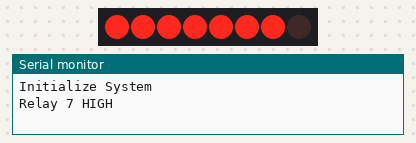
The sketch below on a simulated ESP32. Shown: 8 shift-register outputs drawn as a row of LEDs (first output left, lit = HIGH), the last lines printed to the serial monitor. Wiring (inferred from the names in the program): shift register (74HC595): data GPIO 25; shift clock GPIO 5; latch GPIO 18. Wiring (inferred from the signals the program sends): row of LEDs: on Q0, Q1, Q2, Q3, Q4, Q5, Q6, Q7.

Above: at 0.6 s.
At 11.6 s:
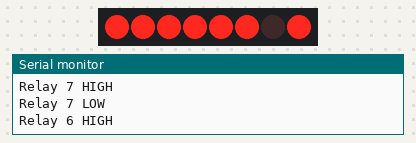
At 22.6 s:
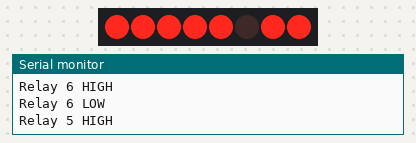
At 55.6 s:
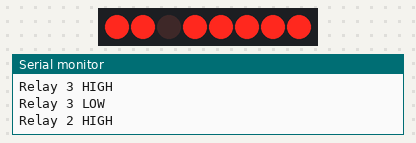
At 77.6 s:
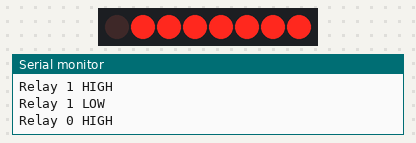
At 121.6 s:
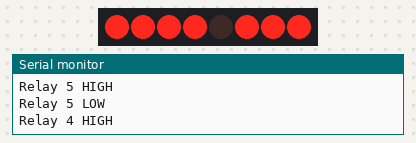
Timing chart, 0 to 123.1 s (numbered marks = the images above):
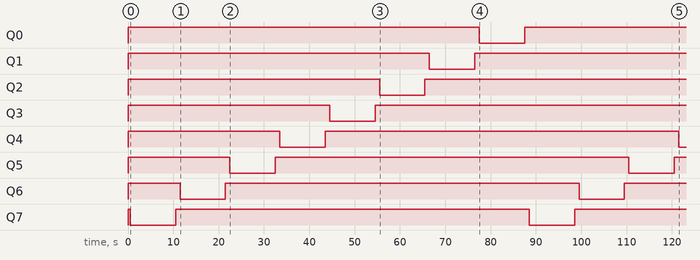

The sketch:

shift_register_.ino
```cpp
//Constants
#define number_of_74hc595s 1
#define numOfRegisterPins number_of_74hc595s * 8
#define SER_Pin 25
#define RCLK_Pin 18 //33
#define SRCLK_Pin 5 //32

//Variables
boolean registers [numOfRegisterPins];

void setup(){

Serial.begin(115200);

Serial.println(F("Initialize System"));

//Init register
pinMode(SER_Pin, OUTPUT);
pinMode(RCLK_Pin, OUTPUT);
pinMode(SRCLK_Pin, OUTPUT);

clearRegisters();
writeRegisters();
delay(500);

}


void loop(){
writeGrpRelay();

}


void clearRegisters(){     /* function clearRegisters */
for(int i = numOfRegisterPins-1; i >=   0; i--){
  registers[i] = HIGH;//LOW;
}}


void writeRegisters(){       /* function writeRegisters */
digitalWrite(RCLK_Pin, LOW);

 for(int i = numOfRegisterPins-1; i >=  0; i--){
  digitalWrite(SRCLK_Pin, LOW); int val = registers[i];
  digitalWrite(SER_Pin, val);
  digitalWrite(SRCLK_Pin, HIGH);
}
  digitalWrite(RCLK_Pin, HIGH);
}


void setRegisterPin(int index,int value){   /* function setRegisterPin */
registers[index] = value;
}


void writeGrpRelay(){/* function writeGrpRelay */
for(int i = numOfRegisterPins-1; i >=   0; i--){

    Serial.print(F("Relay "));Serial.print(i);Serial.println(F(" HIGH"));
    setRegisterPin(i, LOW);
    writeRegisters();

    /* THE WIRE NEEDS SOME TIME TO REALLY GET HOT, SO THATS WHY THE DELAY IS SO LONG HERE */

    delay(10000);

    Serial.print(F("Relay "));Serial.print(i);Serial.println(F(" LOW"));
    setRegisterPin(i, HIGH);
    writeRegisters();
    delay(1000);

}
}
```

Measured:
- by itself, Q0: HIGH → LOW at 77.5 s, → HIGH 10.0 s later
- by itself, Q1: HIGH → LOW at 66.5 s, → HIGH 10.0 s later
- by itself, Q2: HIGH → LOW at 55.5 s, → HIGH 10.0 s later
- by itself, Q3: HIGH → LOW at 44.5 s, → HIGH 10.0 s later
- by itself, Q4: HIGH → LOW at 33.5 s, → HIGH 10.0 s later, → LOW 78.0 s later
- by itself, Q5–7: alternates HIGH for 78.0 s and LOW for 10.0 s
